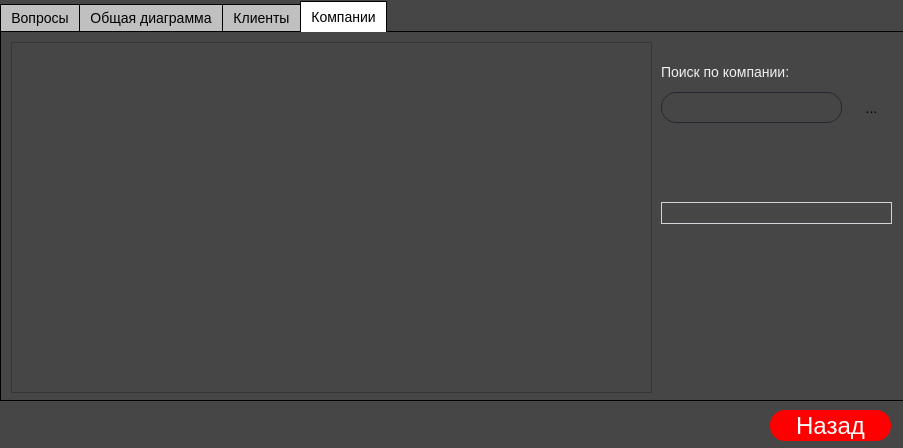
<?xml version="1.0" encoding="UTF-8"?>
<ui version="4.0">
 <class>ChartForm</class>
 <widget class="QWidget" name="ChartForm">
  <property name="geometry">
   <rect>
    <x>0</x>
    <y>0</y>
    <width>903</width>
    <height>448</height>
   </rect>
  </property>
  <property name="windowTitle">
   <string>Диаграмма</string>
  </property>
  <property name="styleSheet">
   <string notr="true">*{
font-family: сentury gothic;
font-size: 14px;
background-color: rgb(70, 70, 70);
}</string>
  </property>
  <widget class="QPushButton" name="backToMainWindowPushButton">
   <property name="geometry">
    <rect>
     <x>770</x>
     <y>410</y>
     <width>121</width>
     <height>31</height>
    </rect>
   </property>
   <property name="styleSheet">
    <string notr="true">QPushButton
{
background: red;
border-radius: 60px;
font-family: сentury gothic;
font-size: 24px;
color: white;
border-radius: 15px;
}

QPushButton:hover
{
color: #333;
border-radius: 15px;
background: #49ebff;
}</string>
   </property>
   <property name="text">
    <string>Назад</string>
   </property>
  </widget>
  <widget class="QTabWidget" name="tabWidget">
   <property name="geometry">
    <rect>
     <x>0</x>
     <y>0</y>
     <width>911</width>
     <height>401</height>
    </rect>
   </property>
   <property name="styleSheet">
    <string notr="true">QTabWidget::pane {
    border: 1px solid black;
    background: white;
}

QTabWidget::tab-bar:top {
    top: 1px;
}

QTabWidget::tab-bar:bottom {
    bottom: 1px;
}

QTabWidget::tab-bar:left {
    right: 1px;
}

QTabWidget::tab-bar:right {
    left: 1px;
}

QTabBar::tab {
    border: 1px solid black;
}

QTabBar::tab:selected {
    background: white;
}

QTabBar::tab:!selected {
    background: silver;
}

QTabBar::tab:!selected:hover {
    background: #999;
}

QTabBar::tab:top:!selected {
    margin-top: 3px;
}

QTabBar::tab:bottom:!selected {
    margin-bottom: 3px;
}

QTabBar::tab:top, QTabBar::tab:bottom {
    min-width: 8ex;
    margin-right: -1px;
    padding: 5px 10px 5px 10px;
}

QTabBar::tab:top:selected {
    border-bottom-color: none;
}

QTabBar::tab:bottom:selected {
    border-top-color: none;
}

QTabBar::tab:top:last, QTabBar::tab:bottom:last,
QTabBar::tab:top:only-one, QTabBar::tab:bottom:only-one {
    margin-right: 0;
}

QTabBar::tab:left:!selected {
    margin-right: 3px;
}

QTabBar::tab:right:!selected {
    margin-left: 3px;
}

QTabBar::tab:left, QTabBar::tab:right {
    min-height: 8ex;
    margin-bottom: -1px;
    padding: 10px 5px 10px 5px;
}

QTabBar::tab:left:selected {
    border-left-color: none;
}

QTabBar::tab:right:selected {
    border-right-color: none;
}

QTabBar::tab:left:last, QTabBar::tab:right:last,
QTabBar::tab:left:only-one, QTabBar::tab:right:only-one {
    margin-bottom: 0;
}</string>
   </property>
   <property name="currentIndex">
    <number>3</number>
   </property>
   <widget class="QWidget" name="tab">
    <attribute name="title">
     <string>Вопросы</string>
    </attribute>
    <widget class="QChartView" name="chartView">
     <property name="geometry">
      <rect>
       <x>10</x>
       <y>10</y>
       <width>721</width>
       <height>351</height>
      </rect>
     </property>
     <property name="styleSheet">
      <string notr="true"/>
     </property>
    </widget>
    <widget class="QComboBox" name="questionNumberComboBox">
     <property name="geometry">
      <rect>
       <x>750</x>
       <y>160</y>
       <width>131</width>
       <height>22</height>
      </rect>
     </property>
     <property name="styleSheet">
      <string notr="true">QComboBox
{
border: 1px solid #ced4da;
color: rgb(255, 255, 255);
}

QComboBox::drop-down
{
border: 0px;
}

QComboBox::down-arrow
{
image: url(:/images/arrow-down.png);
width: 10px;
height: 10px;
margin-right: 5px;
}

QComboBox::on
{
border: 4px solid #c2dbfe
}

QComboBox QListView
{
font-size: 15px;
	background-color: rgb(255, 255, 255);
}

QComboBox QListView::item
{
	background-color: rgb(255, 255, 255);
}

QComboBox QListView::item:hover
{
background-color: #1e90ff;
}

QComboBox QListView::item:selected
{
background-color: #1e90ff;
}</string>
     </property>
     <item>
      <property name="text">
       <string/>
      </property>
     </item>
     <item>
      <property name="text">
       <string>1 вопрос</string>
      </property>
     </item>
     <item>
      <property name="text">
       <string>2 вопрос</string>
      </property>
     </item>
     <item>
      <property name="text">
       <string>3 вопрос</string>
      </property>
     </item>
     <item>
      <property name="text">
       <string>4 вопрос</string>
      </property>
     </item>
     <item>
      <property name="text">
       <string>5 вопрос</string>
      </property>
     </item>
     <item>
      <property name="text">
       <string>6 вопрос</string>
      </property>
     </item>
     <item>
      <property name="text">
       <string>7 вопрос</string>
      </property>
     </item>
     <item>
      <property name="text">
       <string>8 вопрос</string>
      </property>
     </item>
     <item>
      <property name="text">
       <string>9 вопрос</string>
      </property>
     </item>
     <item>
      <property name="text">
       <string>10 вопрос</string>
      </property>
     </item>
    </widget>
   </widget>
   <widget class="QWidget" name="tab_2">
    <attribute name="title">
     <string>Общая диаграмма</string>
    </attribute>
    <widget class="QChartView" name="chartView_2">
     <property name="geometry">
      <rect>
       <x>10</x>
       <y>10</y>
       <width>881</width>
       <height>351</height>
      </rect>
     </property>
     <property name="styleSheet">
      <string notr="true"/>
     </property>
    </widget>
   </widget>
   <widget class="QWidget" name="tab_3">
    <attribute name="title">
     <string>Клиенты</string>
    </attribute>
    <widget class="QChartView" name="chartView_3">
     <property name="geometry">
      <rect>
       <x>10</x>
       <y>10</y>
       <width>641</width>
       <height>351</height>
      </rect>
     </property>
     <property name="styleSheet">
      <string notr="true"/>
     </property>
    </widget>
    <widget class="QComboBox" name="userNameComboBox">
     <property name="geometry">
      <rect>
       <x>660</x>
       <y>170</y>
       <width>231</width>
       <height>22</height>
      </rect>
     </property>
     <property name="styleSheet">
      <string notr="true">QComboBox
{
border: 1px solid #ced4da;
color: rgb(255, 255, 255);
}

QComboBox::drop-down
{
border: 0px;
}

QComboBox::down-arrow
{
image: url(:/images/arrow-down.png);
width: 10px;
height: 10px;
margin-right: 5px;
}

QComboBox::on
{
border: 4px solid #c2dbfe
}

QComboBox QListView
{
font-size: 15px;
	background-color: rgb(255, 255, 255);
}

QComboBox QListView::item
{
	background-color: rgb(255, 255, 255);
}

QComboBox QListView::item:hover
{
background-color: #1e90ff;
}

QComboBox QListView::item:selected
{
background-color: #1e90ff;
}</string>
     </property>
     <item>
      <property name="text">
       <string/>
      </property>
     </item>
    </widget>
    <widget class="QLabel" name="companyNameLabel">
     <property name="geometry">
      <rect>
       <x>660</x>
       <y>220</y>
       <width>231</width>
       <height>21</height>
      </rect>
     </property>
     <property name="styleSheet">
      <string notr="true">*{
font-family: сentury gothic;
font-size: 16px;
	color: rgb(236, 236, 236);
}</string>
     </property>
     <property name="text">
      <string/>
     </property>
    </widget>
    <widget class="QLabel" name="fieldOfCompanyLabel">
     <property name="geometry">
      <rect>
       <x>660</x>
       <y>250</y>
       <width>231</width>
       <height>21</height>
      </rect>
     </property>
     <property name="styleSheet">
      <string notr="true">*{
font-family: сentury gothic;
font-size: 16px;
	color: rgb(236, 236, 236);
}</string>
     </property>
     <property name="text">
      <string/>
     </property>
    </widget>
    <widget class="QLineEdit" name="searchLineEdit">
     <property name="geometry">
      <rect>
       <x>660</x>
       <y>60</y>
       <width>181</width>
       <height>31</height>
      </rect>
     </property>
     <property name="styleSheet">
      <string notr="true">QLineEdit
{
border-radius: 15px;
border: 1px solid rgb(37, 39, 48);
color: #FFF;
text-align: center;
padding-left: 20px;
padding-right: 20px;
font-size: 16px;
}</string>
     </property>
     <property name="maxLength">
      <number>25</number>
     </property>
     <property name="alignment">
      <set>Qt::AlignCenter</set>
     </property>
    </widget>
    <widget class="QLabel" name="searchLabel">
     <property name="geometry">
      <rect>
       <x>660</x>
       <y>30</y>
       <width>191</width>
       <height>21</height>
      </rect>
     </property>
     <property name="styleSheet">
      <string notr="true">color: rgb(240, 240, 240);</string>
     </property>
     <property name="text">
      <string>Поиск по имени: </string>
     </property>
    </widget>
    <widget class="QToolButton" name="searchToolButton">
     <property name="geometry">
      <rect>
       <x>850</x>
       <y>60</y>
       <width>41</width>
       <height>31</height>
      </rect>
     </property>
     <property name="styleSheet">
      <string notr="true">*
{
border: none;
}

QToolButton:hover
{
color: #333;
background: rgb(231, 231, 231);
}</string>
     </property>
     <property name="text">
      <string>...</string>
     </property>
     <property name="icon">
      <iconset resource="res.qrc">
       <normaloff>:/images/search.png</normaloff>:/images/search.png</iconset>
     </property>
     <property name="iconSize">
      <size>
       <width>64</width>
       <height>64</height>
      </size>
     </property>
    </widget>
   </widget>
   <widget class="QWidget" name="tab_4">
    <attribute name="title">
     <string>Компании</string>
    </attribute>
    <widget class="QChartView" name="chartView_4">
     <property name="geometry">
      <rect>
       <x>10</x>
       <y>10</y>
       <width>641</width>
       <height>351</height>
      </rect>
     </property>
     <property name="styleSheet">
      <string notr="true"/>
     </property>
    </widget>
    <widget class="QLabel" name="searchLabel_2">
     <property name="geometry">
      <rect>
       <x>660</x>
       <y>30</y>
       <width>191</width>
       <height>21</height>
      </rect>
     </property>
     <property name="styleSheet">
      <string notr="true">color: rgb(240, 240, 240);</string>
     </property>
     <property name="text">
      <string>&lt;html&gt;&lt;head/&gt;&lt;body&gt;&lt;p&gt;Поиск по компании: &lt;/p&gt;&lt;/body&gt;&lt;/html&gt;</string>
     </property>
    </widget>
    <widget class="QLineEdit" name="searchLineEdit_2">
     <property name="geometry">
      <rect>
       <x>660</x>
       <y>60</y>
       <width>181</width>
       <height>31</height>
      </rect>
     </property>
     <property name="styleSheet">
      <string notr="true">QLineEdit
{
border-radius: 15px;
border: 1px solid rgb(37, 39, 48);
color: #FFF;
text-align: center;
padding-left: 20px;
padding-right: 20px;
font-size: 16px;
}</string>
     </property>
     <property name="maxLength">
      <number>35</number>
     </property>
     <property name="alignment">
      <set>Qt::AlignCenter</set>
     </property>
    </widget>
    <widget class="QComboBox" name="companyNameComboBox">
     <property name="geometry">
      <rect>
       <x>660</x>
       <y>170</y>
       <width>231</width>
       <height>22</height>
      </rect>
     </property>
     <property name="styleSheet">
      <string notr="true">QComboBox
{
border: 1px solid #ced4da;
color: rgb(255, 255, 255);
}

QComboBox::drop-down
{
border: 0px;
}

QComboBox::down-arrow
{
image: url(:/images/arrow-down.png);
width: 10px;
height: 10px;
margin-right: 5px;
}

QComboBox::on
{
border: 4px solid #c2dbfe
}

QComboBox QListView
{
font-size: 15px;
	background-color: rgb(255, 255, 255);
}

QComboBox QListView::item
{
	background-color: rgb(255, 255, 255);
}

QComboBox QListView::item:hover
{
background-color: #1e90ff;
}

QComboBox QListView::item:selected
{
background-color: #1e90ff;
}</string>
     </property>
     <property name="duplicatesEnabled">
      <bool>false</bool>
     </property>
     <item>
      <property name="text">
       <string/>
      </property>
     </item>
    </widget>
    <widget class="QToolButton" name="searchToolButton_2">
     <property name="geometry">
      <rect>
       <x>850</x>
       <y>60</y>
       <width>41</width>
       <height>31</height>
      </rect>
     </property>
     <property name="styleSheet">
      <string notr="true">*
{
border: none;
}

QToolButton:hover
{
color: #333;
background: rgb(231, 231, 231);
}</string>
     </property>
     <property name="text">
      <string>...</string>
     </property>
     <property name="icon">
      <iconset resource="res.qrc">
       <normaloff>:/images/search.png</normaloff>:/images/search.png</iconset>
     </property>
     <property name="iconSize">
      <size>
       <width>64</width>
       <height>64</height>
      </size>
     </property>
    </widget>
   </widget>
  </widget>
 </widget>
 <customwidgets>
  <customwidget>
   <class>QChartView</class>
   <extends>QGraphicsView</extends>
   <header>QtCharts</header>
  </customwidget>
 </customwidgets>
 <resources>
  <include location="res.qrc"/>
 </resources>
 <connections/>
</ui>
